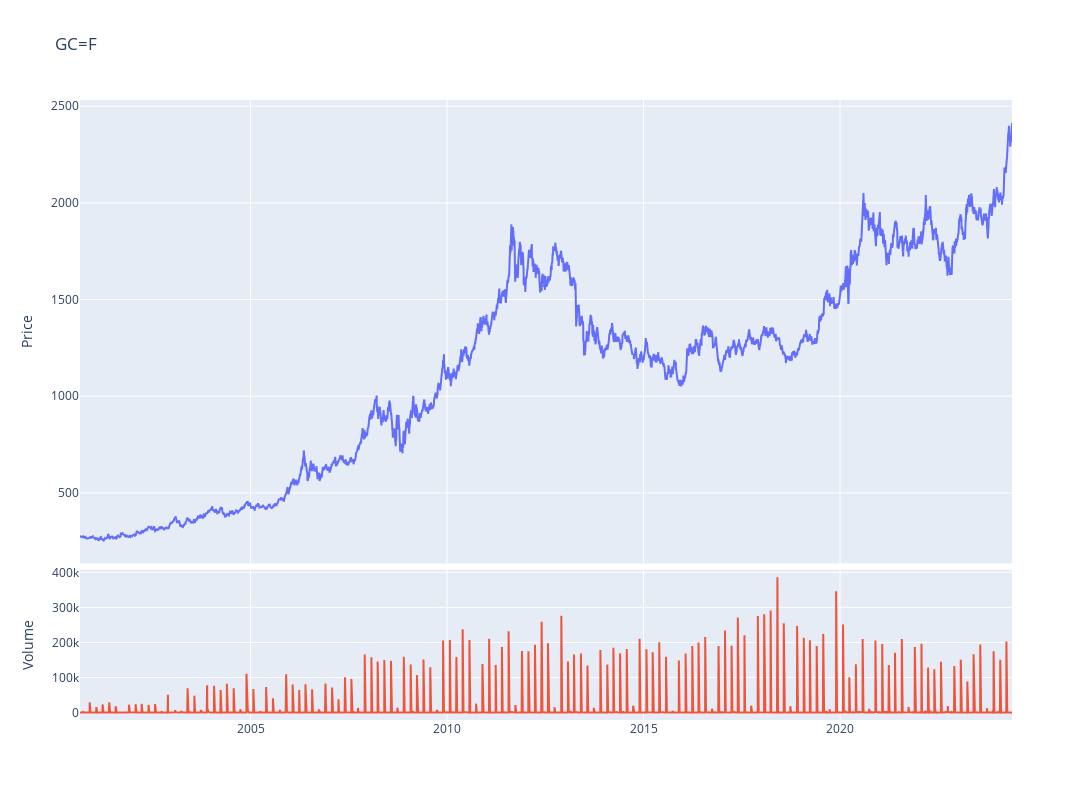

The cell this chart's notebook holds for it:
### Code cell
fig = make_subplots(rows=4, cols=1,shared_xaxes=True,vertical_spacing=0.01,specs=[[{'rowspan':3,'colspan':1}],[None],[None],[{'rowspan':1,'colspan':1}]])

# Graph (1,1)
fig.add_trace(go.Scatter(x=stock_ticker.index,y=stock_ticker['Adj Close'],mode="lines",name=f"{ticker}"),row=1, col=1)
# Update xaxis properties
fig.update_yaxes(title_text="Price", row=1, col=1)

# Graph (4,1)
fig.add_trace(go.Scatter(x=stock_ticker.index,y=stock_ticker['Volume'],mode="lines",name='Volume'),row=4, col=1)
fig.update_yaxes(title_text="Volume", row=4, col=1)

fig.update_layout(height=800, width=1300,showlegend=False,title=f"{ticker}")

fig.show()

### Figure 1 — Plotly figure (JSON) as saved in the notebook; plotly's stock layout.template omitted (floating-point values rounded to 4 significant figures; data arrays with more than 128 entries replaced by an {"elided": "..."} marker saying what was removed)
{"data": [{"mode": "lines", "name": "GC=F", "type": "scatter", "x": {"elided": "5951 str values"}, "xaxis": "x", "y": {"elided": "5951 float values"}, "yaxis": "y"}, {"mode": "lines", "name": "Volume", "type": "scatter", "x": {"elided": "5951 str values"}, "xaxis": "x2", "y": {"elided": "5951 int values"}, "yaxis": "y2"}], "layout": {"height": 800, "showlegend": false, "title": {"text": "GC=F"}, "width": 1300, "xaxis": {"anchor": "y", "domain": [0, 1], "matches": "x2", "showticklabels": false}, "xaxis2": {"anchor": "y2", "domain": [0, 1]}, "yaxis": {"anchor": "x", "domain": [0.2525, 1], "title": {"text": "Price"}}, "yaxis2": {"anchor": "x2", "domain": [0, 0.2425], "title": {"text": "Volume"}}}}
